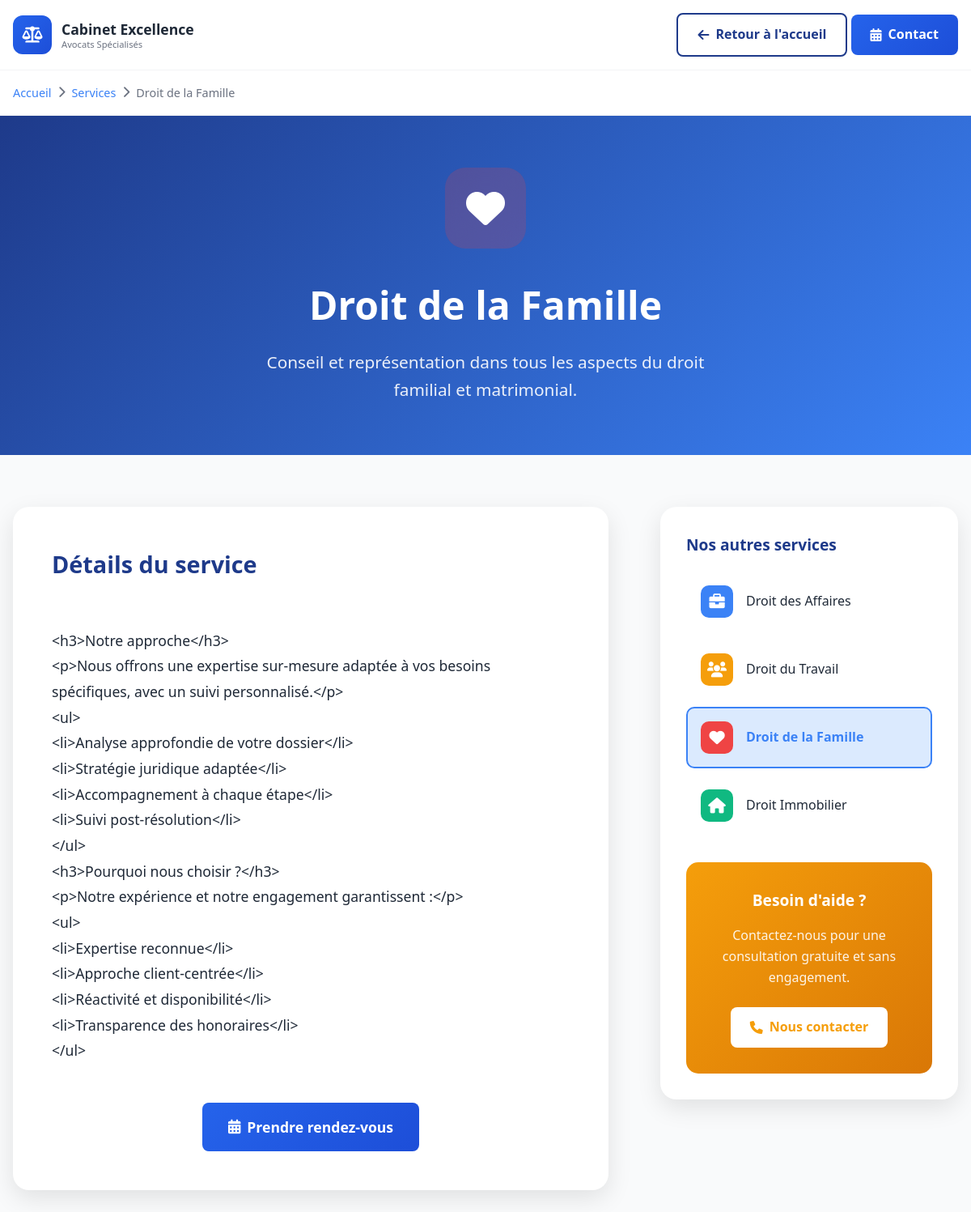
Screenshot of /service/2 with the database file from the repository.
### tables this page shows
CREATE TABLE services (
                    id INTEGER PRIMARY KEY AUTOINCREMENT,
                    title VARCHAR(255) NOT NULL,
                    description TEXT NOT NULL,
                    icon VARCHAR(50) NOT NULL,
                    color VARCHAR(7) DEFAULT '#3b82f6',
                    order_position INTEGER DEFAULT 0,
                    is_active INTEGER DEFAULT 1,
                    detailed_content TEXT,
                    created_at DATETIME DEFAULT CURRENT_TIMESTAMP,
                    updated_at DATETIME DEFAULT CURRENT_TIMESTAMP
                );

### controllers/ServiceController.php (called while the page is built, shortened)
<?php
require_once 'includes/Database.php';
class ServiceController {
    private $db;
    public function __construct() {
        $database = new Database();
        $this->db = $database->getConnection();
    }
    public function show($id) {
        $stmt = $this->db->prepare("SELECT * FROM services WHERE id = ? AND is_active = 1");
        $stmt->execute([$id]);
        $service = $stmt->fetch(PDO::FETCH_ASSOC);
        $services = $this->db->query("SELECT * FROM services WHERE is_active = 1 ORDER BY order_position")->fetchAll(PDO::FETCH_ASSOC);
        include 'views/service-detail.php';
    }
}
?>

### index.php (called while the page is built, shortened)
<?php
require_once 'includes/Database.php';
$database = new Database();
$db = $database->getConnection();
$router = new Router();
$router->add('/', 'controllers/HomeController.php', 'index');
$router->add('/admin', 'controllers/AdminController.php', 'login');
$router->add('/admin/dashboard', 'controllers/AdminController.php', 'dashboard');
$router->add('/admin/content', 'controllers/AdminController.php', 'content');
$router->add('/admin/contacts', 'controllers/AdminController.php', 'contacts');
$router->add('/admin/message', 'controllers/AdminController.php', 'messageDetail');
$router->add('/admin/settings', 'controllers/AdminController.php', 'settings');
$router->add('/admin/logout', 'controllers/AdminController.php', 'logout');
$router->add('/contact', 'controllers/ContactController.php', 'submit');
$url = $_SERVER['REQUEST_URI'];
$url = strtok($url, '?');
$router->route($url);
?>

### includes/Database.php (called while the page is built, shortened)
<?php
class Database {
    private $connection = null;
    public function getConnection() {
        if ($this->connection === null) {
            try {
                $dbDir = dirname(DB_NAME);
                $this->connection = new PDO('sqlite:' . DB_NAME);
                $this->connection->setAttribute(PDO::ATTR_ERRMODE, PDO::ERRMODE_EXCEPTION);
                $this->connection->setAttribute(PDO::ATTR_DEFAULT_FETCH_MODE, PDO::FETCH_ASSOC);
                $this->connection->exec('PRAGMA foreign_keys = ON;');
                $this->connection->exec('PRAGMA journal_mode = WAL;');
                $this->connection->exec('PRAGMA synchronous = NORMAL;');
                $this->connection->exec('PRAGMA cache_size = 10000;');
                $this->connection->exec('PRAGMA temp_store = MEMORY;');
                $this->initializeTables();
            } catch (Exception $e) {
                error_log('Database Connection Error: ' . $e->getMessage());
                throw new Exception('Database connection failed: ' . $e->getMessage());
            }
        }
        return $this->connection;
    }
    private function initializeTables() {
        try {
            $this->connection->beginTransaction();
            foreach ($tables as $sql) {
                $this->connection->exec($sql);
            }
            $columns = $this->connection->query("PRAGMA table_info(news)")->fetchAll(PDO::FETCH_ASSOC);
            foreach ($columns as $column) {
                if ($column['name'] === 'order_position') {
                    $has_order_position = true;
                    break;
                }
            }
            $this->connection->commit();
        } catch (Exception $e) {
            $this->connection->rollBack();
            error_log('Error initializing tables: ' . $e->getMessage());
            throw $e;
        }
    }
    private function createIndexes() {
        $indexes = [
            "CREATE INDEX IF NOT EXISTS idx_contact_files_contact_id ON contact_files(contact_id)",
            "CREATE INDEX IF NOT EXISTS idx_contacts_status ON contacts(status)",
            "CREATE INDEX IF NOT EXISTS idx_contacts_created_at ON contacts(created_at)",
            "CREATE INDEX IF NOT EXISTS idx_contacts_email ON contacts(email)",
            "CREATE INDEX IF NOT EXISTS idx_site_content_section ON site_content(section)",
            "CREATE INDEX IF NOT EXISTS idx_services_active ON services(is_active, order_position)",
            "CREATE INDEX IF NOT EXISTS idx_team_members_active ON team_members(is_active, order_position)",
            "CREATE INDEX IF NOT EXISTS idx_news_active ON news(is_active, order_position)"
        ];
        foreach ($indexes as $index) {
            try {
                $this->connection->exec($index);
            } catch (PDOException $e) {
                error_log('Error creating index: ' . $e->getMessage());
                throw $e;
            }
        }
    }
}
?>

### views/service-detail.php (the view, shortened to what this page needs)
<!DOCTYPE html>
<html lang="fr">
<head>
    <link rel="stylesheet" href="https://cdnjs.cloudflare.com/ajax/libs/font-awesome/6.0.0/css/all.min.css">
</head>
<body>
    <header class="header">
        <div class="container">
            <a href="/" class="brand-container" style="text-decoration: none;">
                <div class="brand-icon">
                    <i class="fas fa-balance-scale"></i>
                </div>
                <div class="brand-text">
                    <h1>Cabinet Excellence</h1>
                    <p>Avocats Spécialisés</p>
                </div>
            </a>
            <div>
                <a href="/" class="btn btn-outline">
                    <i class="fas fa-arrow-left"></i>
                    Retour à l'accueil
                </a>
                <a href="/#contact" class="btn btn-primary">
                    <i class="fas fa-calendar-alt"></i>
                    Contact
                </a>
            </div>
        </div>
    </header>
    <section class="breadcrumb">
        <div class="container">
            <nav class="breadcrumb-nav">
                <a href="/">Accueil</a>
                <i class="fas fa-chevron-right"></i>
                <a href="/#services">Services</a>
                <i class="fas fa-chevron-right"></i>
                <span><?php echo htmlspecialchars($service['title']); ?></span>
            </nav>
        </div>
    </section>
    <section class="service-hero">
        <div class="container">
            <div class="service-icon" style="background: <?php echo htmlspecialchars($service['color']); ?>33;">
                <i class="<?php echo htmlspecialchars($service['icon']); ?>"></i>
            </div>
            <h1><?php echo htmlspecialchars($service['title']); ?></h1>
            <p class="lead"><?php echo htmlspecialchars($service['description']); ?></p>
        </div>
    </section>
    <section class="service-content">
        <div class="container">
            <div class="content-grid">
                <div class="main-content">
                    <h2 class="section-title">Détails du service</h2>
                    <div class="content-text">
                        <?php if (!empty($service['detailed_content'])): ?>
                            <?php echo nl2br(htmlspecialchars($service['detailed_content'])); ?>
                        <?php endif; ?>
                    </div>
                    <div style="text-align: center; margin-top: 3rem;">
                        <a href="/#contact" class="btn btn-primary" style="padding: 1rem 2rem; font-size: 1.1rem;">
                            <i class="fas fa-calendar-alt"></i>
                            Prendre rendez-vous
                        </a>
                    </div>
                </div>
                <div class="sidebar">
                    <div class="sidebar-services">
                        <h3>Nos autres services</h3>
                        <?php foreach ($services as $otherService): ?>
                            <a href="/service/<?php echo $otherService['id']; ?>"
                               class="service-link <?php echo $otherService['id'] == $service['id'] ? 'active' : ''; ?>">
                                <div class="service-link-icon" style="background: <?php echo htmlspecialchars($otherService['color']); ?>;">
                                    <i class="<?php echo htmlspecialchars($otherService['icon']); ?>"></i>
                                </div>
                                <span><?php echo htmlspecialchars($otherService['title']); ?></span>
                            </a>
                        <?php endforeach; ?>
                    </div>
                    <div class="contact-cta">
                        <h3>Besoin d'aide ?</h3>
                        <p>Contactez-nous pour une consultation gratuite et sans engagement.</p>
                        <a href="/#contact" class="btn btn-white">
                            <i class="fas fa-phone"></i>
                            Nous contacter
                        </a>
                    </div>
                </div>
            </div>
        </div>
    </section>
</body>
</html>

### views/service-detail.php (style rules this page uses)
:root { --primary-blue: #1e3a8a; --secondary-blue: #3b82f6; --light-blue: #dbeafe; --accent-gold: #f59e0b; --text-dark: #1f2937; --text-light: #6b7280; --white: #ffffff; --gray-50: #f9fafb; --gray-100: #f3f4f6; --shadow-light: rgba(0, 0, 0, 0.1); --shadow-medium: rgba(0, 0, 0, 0.15); }
* { margin: 0; padding: 0; box-sizing: border-box; }
body { font-family: 'Segoe UI', Tahoma, Geneva, Verdana, sans-serif; line-height: 1.6; color: var(--text-dark); background: var(--gray-50); }
.container { max-width: 1200px; margin: 0 auto; padding: 0 1rem; }
.header { background: white; border-bottom: 1px solid var(--gray-100); padding: 1rem 0; box-shadow: 0 2px 10px var(--shadow-light); }
.header .container { display: flex; justify-content: space-between; align-items: center; }
.brand-container { display: flex; align-items: center; gap: 0.75rem; }
.brand-icon { width: 3rem; height: 3rem; background: linear-gradient(135deg, #2563eb, #1d4ed8); border-radius: 0.75rem; display: flex; align-items: center; justify-content: center; }
.brand-icon i { color: white; font-size: 1.25rem; }
.brand-text h1 { font-size: 1.1rem; font-weight: 700; color: var(--text-dark); margin: 0; }
.brand-text p { font-size: 0.7rem; color: var(--text-light); margin: -0.25rem 0 0 0; }
.btn { display: inline-flex; align-items: center; gap: 0.5rem; padding: 0.75rem 1.5rem; border-radius: 0.5rem; font-weight: 600; text-decoration: none; transition: all 0.3s ease; border: none; cursor: pointer; }
.btn-primary { background: linear-gradient(135deg, #2563eb, #1d4ed8); color: white; }
.btn-outline { background: transparent; border: 2px solid var(--primary-blue); color: var(--primary-blue); }
.breadcrumb { background: white; padding: 1rem 0; border-bottom: 1px solid var(--gray-100); }
.breadcrumb-nav { display: flex; align-items: center; gap: 0.5rem; font-size: 0.9rem; color: var(--text-light); }
.breadcrumb-nav a { color: var(--secondary-blue); text-decoration: none; }
.service-hero { background: linear-gradient(135deg, var(--primary-blue), var(--secondary-blue)); color: white; padding: 4rem 0; text-align: center; }
.service-icon { width: 100px; height: 100px; margin: 0 auto 2rem; border-radius: 25px; display: flex; align-items: center; justify-content: center; background: rgba(255, 255, 255, 0.2); backdrop-filter: blur(20px); }
.service-icon i { font-size: 3rem; color: white; }
.service-hero h1 { font-size: 3rem; font-weight: 800; margin-bottom: 1rem; }
.service-hero .lead { font-size: 1.3rem; opacity: 0.9; max-width: 600px; margin: 0 auto; }
.service-content { padding: 4rem 0; }
.content-grid { display: grid; grid-template-columns: 2fr 1fr; gap: 4rem; align-items: start; }
.main-content { background: white; border-radius: 20px; padding: 3rem; box-shadow: 0 10px 30px var(--shadow-light); }
.sidebar { background: white; border-radius: 20px; padding: 2rem; box-shadow: 0 10px 30px var(--shadow-light); height: fit-content; position: sticky; top: 2rem; }
.section-title { font-size: 1.8rem; color: var(--primary-blue); margin-bottom: 1.5rem; font-weight: 700; }
.content-text { font-size: 1.1rem; line-height: 1.8; color: var(--text-dark); margin-bottom: 2rem; }
.sidebar-services { margin-bottom: 2rem; }
.sidebar h3 { font-size: 1.2rem; color: var(--primary-blue); margin-bottom: 1rem; font-weight: 700; }
.service-link { display: flex; align-items: center; gap: 1rem; padding: 1rem; border-radius: 10px; text-decoration: none; color: var(--text-dark); transition: all 0.3s ease; margin-bottom: 0.5rem; border: 2px solid transparent; }
.service-link.active { background: var(--light-blue); border-color: var(--secondary-blue); color: var(--secondary-blue); font-weight: 600; }
.service-link-icon { width: 40px; height: 40px; border-radius: 10px; display: flex; align-items: center; justify-content: center; font-size: 1.2rem; color: white; }
.contact-cta { background: linear-gradient(135deg, var(--accent-gold), #d97706); color: white; padding: 2rem; border-radius: 15px; text-align: center; }
.contact-cta h3 { color: white; margin-bottom: 1rem; }
.contact-cta p { margin-bottom: 1.5rem; opacity: 0.9; }
.btn-white { background: white; color: var(--accent-gold); font-weight: 700; }

### rows the page displays
services: title "Droit de la Famille", description "Conseil et représentation dans tous les aspects du droit familial et matrimonial.", detailed_content "<h3>Notre approche</h3> <p>Nous offrons une expertise sur-mesure adaptée à vos besoins spécifiques, avec un suivi personnalisé.</p> <ul> <li>Analyse approfondie de votre dossier</li> <li>Stratégie juridique adaptée</li> <li>Accompagnement à chaque étape</li> <li>Suivi post-résolution</li> </ul> <h3>Pourquoi nous choisir ?</h3> <p>Notre expérience et notre engagement garantissent :</p> <ul> <li>Expertise reconnue</li> <li>Approche client-centrée</li> <li>Réactivité et disponibilité</li> <li>Transparence des honoraires</li> </ul>"
services: title "Droit des Affaires"
services: title "Droit du Travail"
services: title "Droit Immobilier"
